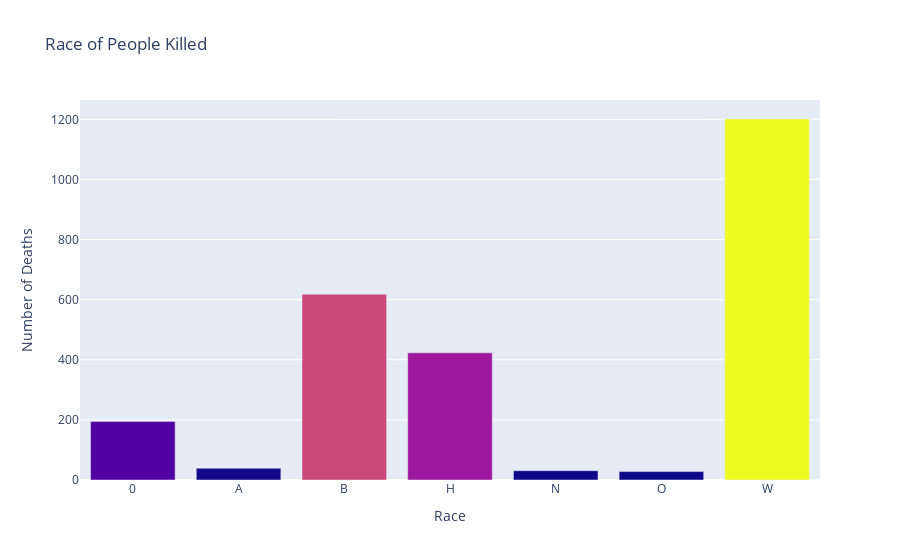

The cell this chart's notebook holds for it:
### Code cell
death_by_race_bar = px.bar(death_by_race, x="race", y="count", color="count", title="Race of People Killed")
death_by_race_bar.update_layout(xaxis_title="Race", yaxis_title="Number of Deaths", coloraxis_showscale=False)
death_by_race_bar.show()

### Figure 1 — Plotly figure (JSON) as saved in the notebook; plotly's stock layout.template omitted (floating-point values rounded to 4 significant figures)
{"data": [{"alignmentgroup": "True", "hovertemplate": "race=%{x}<br>count=%{marker.color}<extra></extra>", "legendgroup": "", "marker": {"color": [195, 39, 618, 423, 31, 28, 1201], "coloraxis": "coloraxis", "pattern": {"shape": ""}}, "name": "", "offsetgroup": "", "orientation": "v", "showlegend": false, "textposition": "auto", "type": "bar", "x": [0, "A", "B", "H", "N", "O", "W"], "xaxis": "x", "y": [195, 39, 618, 423, 31, 28, 1201], "yaxis": "y"}], "layout": {"barmode": "relative", "coloraxis": {"colorbar": {"title": {"text": "count"}}, "colorscale": [[0, "#0d0887"], [0.1111, "#46039f"], [0.2222, "#7201a8"], [0.3333, "#9c179e"], [0.4444, "#bd3786"], [0.5556, "#d8576b"], [0.6667, "#ed7953"], [0.7778, "#fb9f3a"], [0.8889, "#fdca26"], [1, "#f0f921"]], "showscale": false}, "legend": {"tracegroupgap": 0}, "title": {"text": "Race of People Killed"}, "xaxis": {"anchor": "y", "domain": [0, 1], "title": {"text": "Race"}}, "yaxis": {"anchor": "x", "domain": [0, 1], "title": {"text": "Number of Deaths"}}}}
